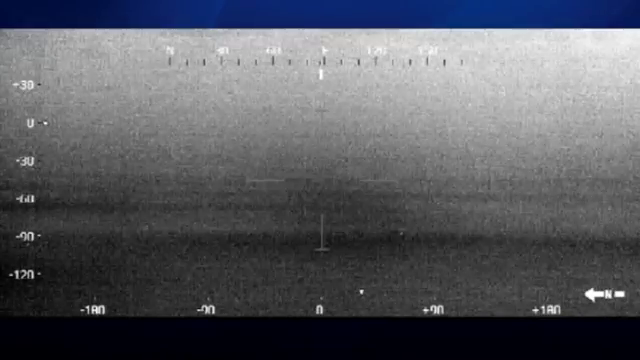
#> input picture frame 79 of data/seq2_noisy.mp4, 640 x 360 px, given in place of seq1.mp4, which was not available
$ python main.py
#> lines starting #> are read from the running program, lines starting #| are printed output that depends on the picture; after the words box and inside, x2 and y2 are one past the last pixel; in counts of white or black regions, pixels touching at a corner belong together; pictures that were not available may be replaced by others from this repository, and a replacement may not be noted
#> further down, frame is the input picture: shape (360, 640, 3); mean B, G, R 96.9, 90.4, 88.5
### ship_detection.py
import math
import cv2
import numpy as np
import matplotlib.pyplot as plt
from matplotlib import cm
from mpl_toolkits.mplot3d import Axes3D
from scipy.stats import wasserstein_distance
from sklearn.cluster import MeanShift
from sklearn import linear_model


# ----------------------------------------------------
#
# Ship Detection based on morphological reconstruction
#
# Paper: Thermal infrared small ship detection in sea clutter based on
# morphological reconstruction and multi-feature analysis
# ----------------------------------------------------
# [237 lines left out: functions detect_ship, detect_ship_v2, not called in this run]


# ----------------------------------------------------------
#
#	Ship detection based on Multiscale Gray Difference
#
#	Paper: Infrared small-target detection using multiscale gray difference weighted image entropy
# ----------------------------------------------------------
def mgdFilter(gray, maxSize):
#> called with maxSize = 15
    grayF = np.float32(gray) / 255.0
    filtKmax = cv2.blur(grayF, (maxSize, maxSize))
    D = np.zeros(gray.shape, np.float32)
    for k in range(3, maxSize, 2):
        filtK = cv2.blur(grayF, (k, k))
        Dk = cv2.pow(filtK - filtKmax, 2)
        D = cv2.max(D, Dk)

    return D


def localEntropy(gray, blkSize):
#> called with blkSize = 7
    grayF = np.float32(gray) / 255.0
    h, w = grayF.shape
#> h = 360; w = 640
    for ii in range(h):
        for jj in range(w):
            if (grayF[ii, jj] == 0):
                grayF[ii, jj] = grayF[ii, jj] + 0.000001
#> grayF: shape (360, 640) float32; min 1e-06, max 1, mean 0.361

    kernel = np.ones((blkSize, blkSize), np.float32)

    logGray = cv2.log(grayF)
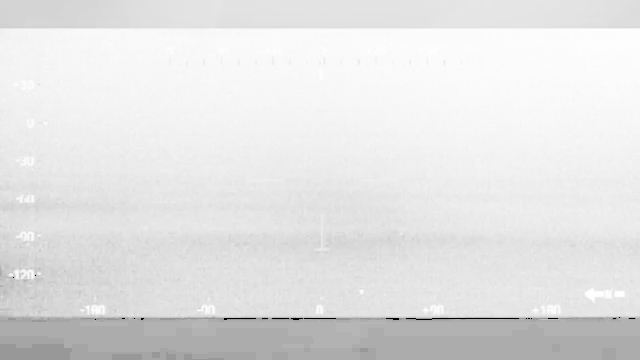
#> logGray: shape (360, 640) float32; min -13.82, max 0, mean -1.48; drawn with min black and max white
    grayLogGray = cv2.multiply(grayF, logGray)
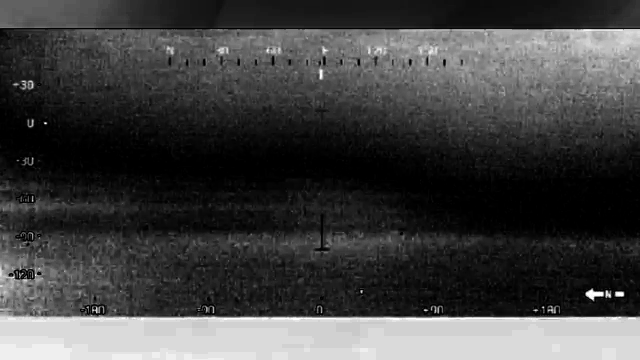
#> grayLogGray: shape (360, 640) float32; min -0.368, max 0, mean -0.272; drawn with min black and max white
    filtGrayLogGray = cv2.filter2D(grayLogGray, -1, kernel)
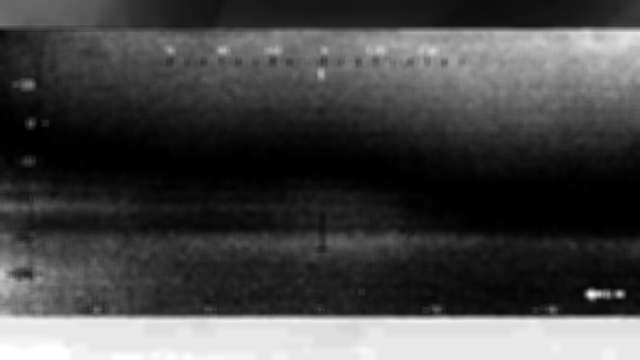
#> filtGrayLogGray: shape (360, 640) float32; min -18.02, max -1.06, mean -13.34; drawn with min black and max white

    filtGray = cv2.filter2D(grayF, -1, kernel)
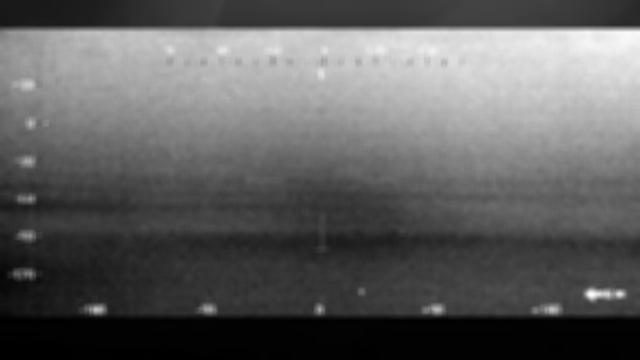
#> filtGray: shape (360, 640) float32; min 0.192, max 47.16, mean 17.7; drawn with min black and max white
    filtGray = filtGray + 0.000001
    logFiltGray = cv2.log(filtGray)
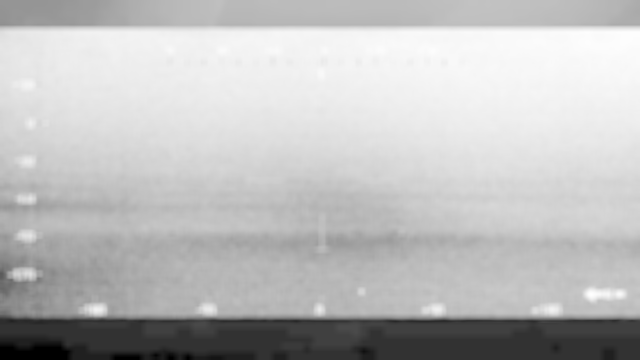
#> logFiltGray: shape (360, 640) float32; min -1.65, max 3.85, mean 2.44; drawn with min black and max white

    lE = logFiltGray - filtGrayLogGray / filtGray
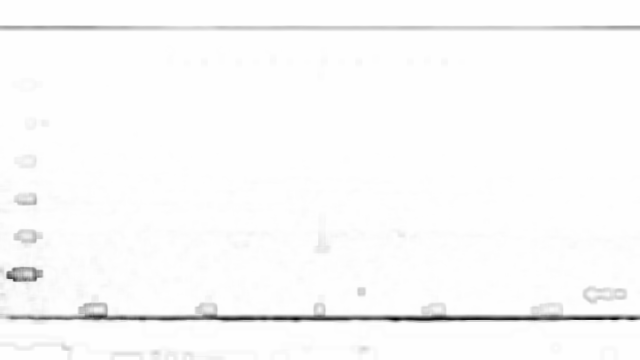
#> lE: shape (360, 640) float32; min 3, max 3.89, mean 3.88; drawn with min black and max white

    return lE

### main.py
import cv2
import numpy as np
import matplotlib.pyplot as plt
from mpl_toolkits.mplot3d import Axes3D

import ship_detection as sd

# =========== NWIE ship detector
cap = cv2.VideoCapture("../../data/seq1.mp4")

while True:
    ret, frame = cap.read()
    if (ret == False):
        print("Failed to read frame")
        break

    gray = cv2.cvtColor(frame, cv2.COLOR_RGB2GRAY)
    D = sd.mgdFilter(gray, 15)
    lE = sd.localEntropy(gray, 7)
    nwie = cv2.multiply(D, lE)

    # threshold proposed by paper
    meanV, stdVal = cv2.meanStdDev(nwie)
#> meanV = [0.00633]; stdVal = [0.0319]
    _, maxVal, _, _ = cv2.minMaxLoc(nwie)
#> maxVal = 1.17
    T = 0.05 * (maxVal - meanV[0]) + meanV[0]
#> T = [0.0646]
    nwieBin = np.uint8(nwie > T) * 255
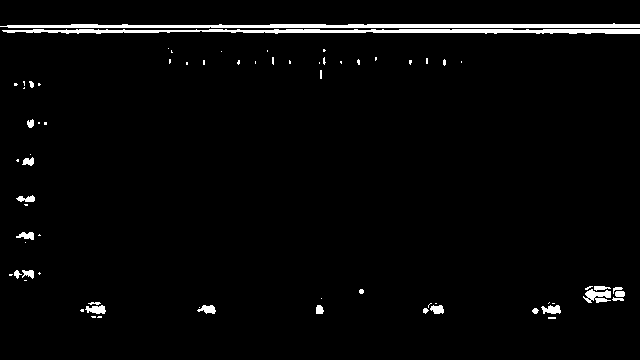
#> nwieBin: shape (360, 640); 2.7% white; 70 white regions (47 under 20 px), largest, box (x1, y1, x2, y2) and area: (0, 23, 640, 28) 2287, (2, 29, 640, 34) 2190, (583, 289, 611, 303) 239

    # print(meanV)

    cv2.imshow("output", nwieBin)
    cv2.waitKey(10)

# [84 lines of commented-out code are left out]

$ run again, starting later in the video
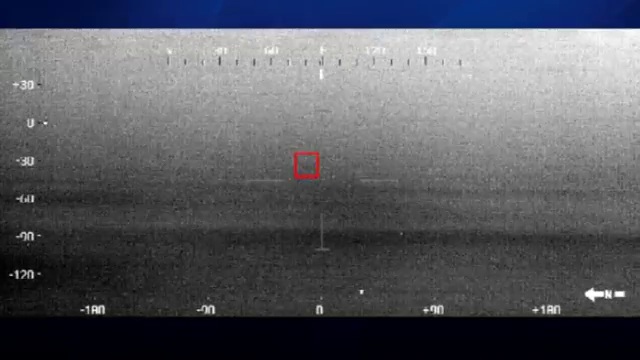
#> input picture frame 357 of data/seq2_noisy.mp4, 640 x 360 px, given in place of seq1.mp4, which was not available
#> frame is the input picture: shape (360, 640, 3); mean B, G, R 97.3, 90.9, 89.2
#> in localEntropy, `lE = logFiltGray - filtGrayLogGray / filtGray`:
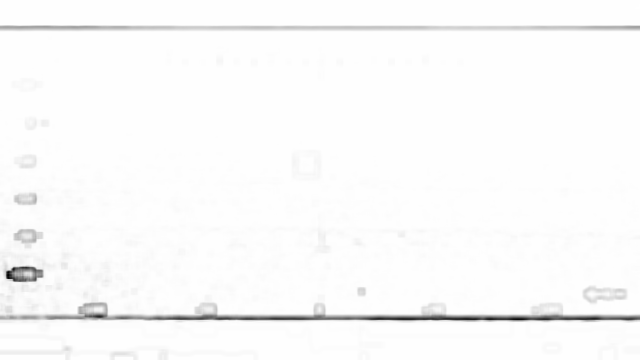
#> lE: shape (360, 640) float32; min 3, max 3.89, mean 3.88; drawn with min black and max white
#> meanV = [0.00663]; stdVal = [0.0322]
#> maxVal = 1.14
#> T = [0.0631]
#> `nwieBin = np.uint8(nwie > T) * 255`:
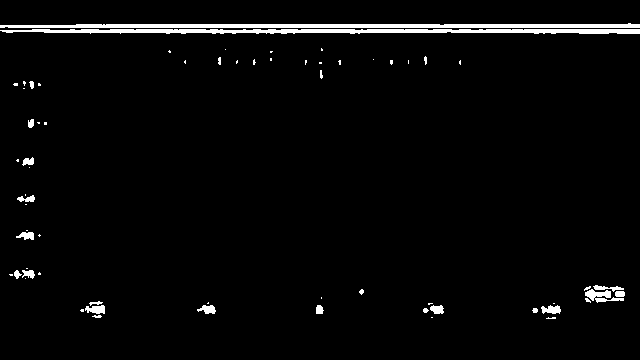
#> nwieBin: shape (360, 640); 2.9% white; 65 white regions (40 under 20 px), largest, box (x1, y1, x2, y2) and area: (0, 23, 640, 28) 2478, (0, 29, 640, 34) 2471, (585, 289, 624, 303) 253

$ run again, starting later in the video
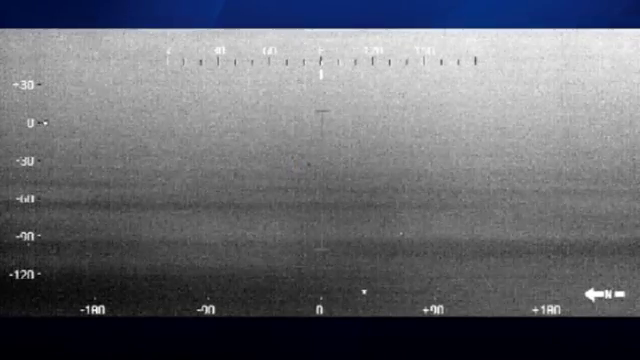
#> input picture frame 636 of data/seq2_noisy.mp4, 640 x 360 px, given in place of seq1.mp4, which was not available
#> frame is the input picture: shape (360, 640, 3); mean B, G, R 110.7, 104, 102.1
#> in localEntropy, `lE = logFiltGray - filtGrayLogGray / filtGray`:
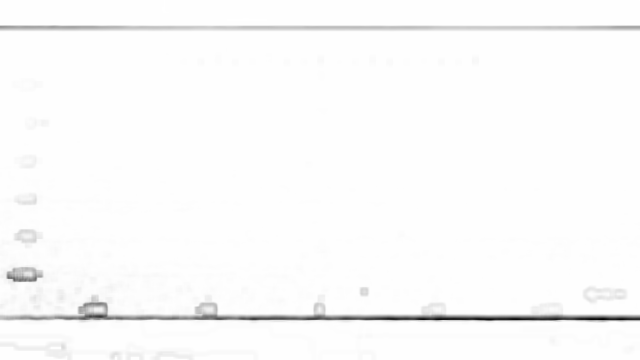
#> lE: shape (360, 640) float32; min 2.99, max 3.89, mean 3.88; drawn with min black and max white
#> meanV = [0.00655]; stdVal = [0.0314]
#> maxVal = 1.03
#> T = [0.0579]
#> `nwieBin = np.uint8(nwie > T) * 255`:
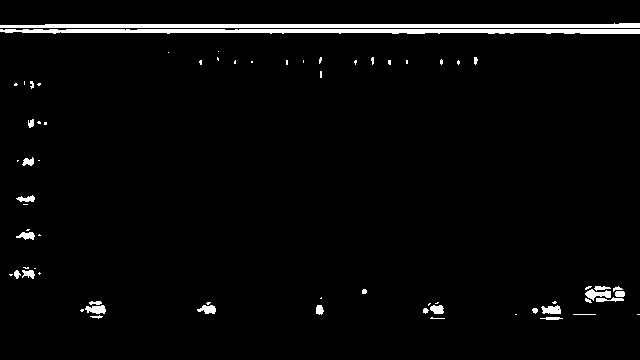
#> nwieBin: shape (360, 640); 3.1% white; 68 white regions (40 under 20 px), largest, box (x1, y1, x2, y2) and area: (0, 29, 640, 34) 2631, (0, 23, 640, 28) 2537, (585, 289, 611, 301) 160
